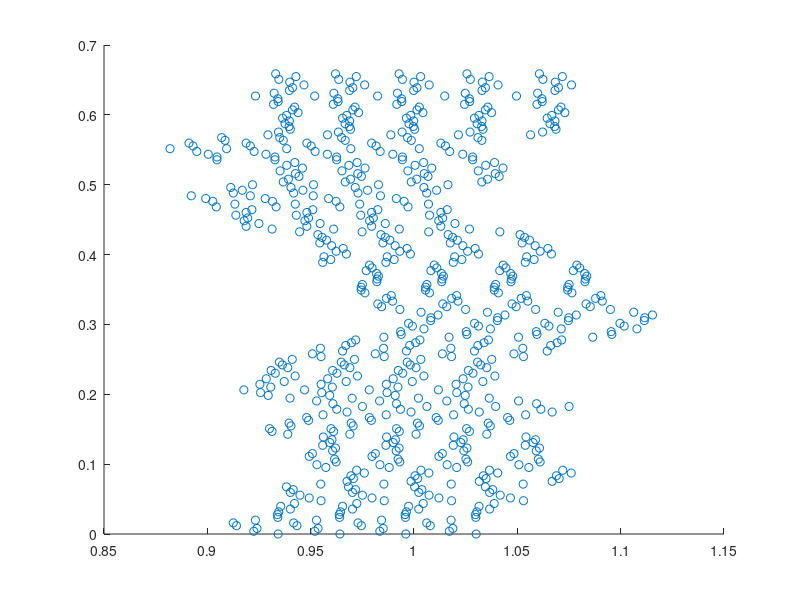

MATLAB code to generate this figure: (Note: this script raises an error after producing the figure.)
% Computational Finance CW2
% Question 1
load options.mat
%%
optionNum=4;% number of strike price
strikePrices=[2925 3025 3125 3225 3325];

L=length(stockPrice);% data length 222
Lwin=fix(L/4);% window length 55
Lrest=L-Lwin;% rest length 167
% LTrain=fix(Lrest*13/14)+1; 
% LTest=Lrest-LTrain; 
LTrain=700; % train data length
LTest=135; % test data length 
LAll=835; % all data length

% interval_Tr=(optionNum-1)*Lrest+1:(optionNum-1)*Lrest+LTrain;
% interval_Ts=(optionNum-1)*Lrest+LTrain+1:(optionNum-1)*Lrest+Lrest;
% interval_All=(optionNum-1)*Lrest+1:(optionNum-1)*Lrest+Lrest;

interval_Tr=1:700;
interval_Ts=701:835;
interval_All=1:835;

Tt=ones(L,1);
for i=1:L
    Tt(i)=(L-i)/252;
end

% data: X=[S/X T-t]
X=[stockPrice(56:L)/strikePrices(1) Tt(56:L,1);...
    stockPrice(56:L)/strikePrices(2) Tt(56:L,1);...
    stockPrice(56:L)/strikePrices(3) Tt(56:L,1);...
    stockPrice(56:L)/strikePrices(4) Tt(56:L,1);...
    stockPrice(56:L)/strikePrices(5) Tt(56:L,1)];

XTrain=X(interval_Tr,:); % train data
XTest=X(interval_Ts,:); % test data
XAll=X(interval_All,:); % all data

% normalized call option price from BS formula
CXTrue=[BSOptionCPrices(:,1)./strikePrices(1);...
    BSOptionCPrices(:,2)./strikePrices(2);...
    BSOptionCPrices(:,3)./strikePrices(3);...
    BSOptionCPrices(:,4)./strikePrices(4);...
    BSOptionCPrices(:,5)./strikePrices(5)];

CXtrueTrain=CXTrue(interval_Tr,:); % train tag
CXtrueTest=CXTrue(interval_Ts,:); % test tag
CXtrueAll=CXTrue(interval_All,:); % all tag
%% GMModel generate 4 means and covariances
GMModel = fitgmdist(XTrain,4,'RegularizationValue',0.0003);
figure(1),clf,
scatter(XTrain(:,1),XTrain(:,2),'ro');
hold on
ezcontour(@(x1,x2)pdf(GMModel,[x1 x2]),get(gca,{'XLim','YLim'}))
title('{\bf Scatter Plot and Fitted Gaussian Mixture Contours}')
axis([0.8 1.3 -0.1 0.8]);
xlabel('S/X','FontSize',13,'FontWeight','bold');
ylabel('T-t','FontSize',13,'FontWeight','bold');
hold off
%% disign matrix
m1=GMModel.mu(1,:);
m2=GMModel.mu(2,:);
m3=GMModel.mu(3,:);
m4=GMModel.mu(4,:);
C1=GMModel.Sigma(:,:,1);
C2=GMModel.Sigma(:,:,2);
C3=GMModel.Sigma(:,:,3);
C4=GMModel.Sigma(:,:,4);

designMat=ones(LTrain,7);% design matrix
designMat(:,5)=XTrain(:,1);
designMat(:,6)=XTrain(:,2);

for i=1:LTrain
    designMat(i,1)=sqrt((XTrain(i,:)-m1)*C1*(XTrain(i,:)-m1)');
    designMat(i,2)=sqrt((XTrain(i,:)-m2)*C2*(XTrain(i,:)-m2)');
    designMat(i,3)=sqrt((XTrain(i,:)-m3)*C3*(XTrain(i,:)-m3)');
    designMat(i,4)=sqrt((XTrain(i,:)-m4)*C4*(XTrain(i,:)-m4)');    
end
%% train using cvx
cvx_begin quiet
variable w(7)
minimize( norm(designMat*w-CXtrueTrain) )
cvx_end
%% draw surface
CXNum=30;
x=linspace(0.8,1.2,CXNum);
y=linspace(0.7,0,CXNum);

CX=ones(CXNum,CXNum);
for i=1:CXNum
    for j=1:CXNum
        CX(j,i)=w(1)*sqrt(([x(i),y(j)]-m1)*C1*([x(i),y(j)]-m1)')...
            +w(2)*sqrt(([x(i),y(j)]-m2)*C2*([x(i),y(j)]-m2)')...
            +w(3)*sqrt(([x(i),y(j)]-m3)*C3*([x(i),y(j)]-m3)')...
            +w(4)*sqrt(([x(i),y(j)]-m4)*C4*([x(i),y(j)]-m4)')...
            +[x(i),y(j)]*[w(5);w(6)]+w(7);
    end
end

figure(2),clf,
plot3(X(1:167,1),X(1:167,2),CXTrue(1:167),'o',...
    'MarkerSize',8,'MarkerFaceColor','b');
hold on
plot3(X(168:334,1),X(168:334,2),CXTrue(168:334),'o',...
    'MarkerSize',8,'MarkerFaceColor','r');
plot3(X(335:501,1),X(335:501,2),CXTrue(335:501),'o',...
    'MarkerSize',8,'MarkerFaceColor','m');
plot3(X(502:668,1),X(502:668,2),CXTrue(502:668),'o',...
    'MarkerSize',8,'MarkerFaceColor','g');
plot3(X(669:835,1),X(669:835,2),CXTrue(669:835),'o',...
    'MarkerSize',8,'MarkerFaceColor','y');
legend({'2925','3025','3125','3225','3325'},...
    'Location','eastoutside',...
    'Orientation','vertical',...
    'FontSize',13,'FontWeight','bold')
mesh(x,y,CX);
xlabel('S/X','FontSize',13,'FontWeight','bold')
ylabel('T-t','FontSize',13,'FontWeight','bold')
zlabel('C/X','FontSize',13,'FontWeight','bold')
% axis([0.8 1.5 0 0.6 0 0.4]);
grid on
grid minor
hold off
%% draw validation
CXpred=ones(LAll,1);
for i=1:LAll
    CXpred(i)=w(1)*sqrt((XAll(i,:)-m1)*C1*(XAll(i,:)-m1)')...
        +w(2)*sqrt((XAll(i,:)-m2)*C2*(XAll(i,:)-m2)')...
        +w(3)*sqrt((XAll(i,:)-m3)*C3*(XAll(i,:)-m3)')...
        +w(4)*sqrt((XAll(i,:)-m4)*C4*(XAll(i,:)-m4)')...
        +XAll(i,:)*[w(5);w(6)]+w(7);
end

figure(3),clf,
xx1=1:835;
plot(xx1,CXpred,'r','LineWidth',1.5);
xlabel('Date','FontSize',13,'FontWeight','bold')
ylabel('C/X','FontSize',13,'FontWeight','bold')
hold on
plot(xx1,CXtrueAll,'b','LineWidth',1.5);
axis([-inf,inf,-inf,inf]);
legend({'predicted','real'},'Location','northwest',...
    'FontSize',13,'FontWeight','bold');
% plot([175,175],[0,0.12],'k','LineWidth',2);
grid on
grid minor
hold off
%% draw scatter
figure(4),clf,
plot3(X(1:167,1),X(1:167,2),CXTrue(1:167),'o',...
    'MarkerSize',8,'MarkerFaceColor','b');
hold on
plot3(X(168:334,1),X(168:334,2),CXTrue(168:334),'o',...
    'MarkerSize',8,'MarkerFaceColor','r');
plot3(X(335:501,1),X(335:501,2),CXTrue(335:501),'o',...
    'MarkerSize',8,'MarkerFaceColor','m');
plot3(X(502:668,1),X(502:668,2),CXTrue(502:668),'o',...
    'MarkerSize',8,'MarkerFaceColor','g');
plot3(X(669:835,1),X(669:835,2),CXTrue(669:835),'o',...
    'MarkerSize',8,'MarkerFaceColor','y');
legend({'2925','3025','3125','3225','3325'},...
    'Location','eastoutside',...
    'Orientation','vertical',...
    'FontSize',13,'FontWeight','bold')

xlabel('S/X','FontSize',13,'FontWeight','bold')
ylabel('T-t','FontSize',13,'FontWeight','bold')
zlabel('C/X','FontSize',13,'FontWeight','bold')
grid on
grid minor
hold off
%%



